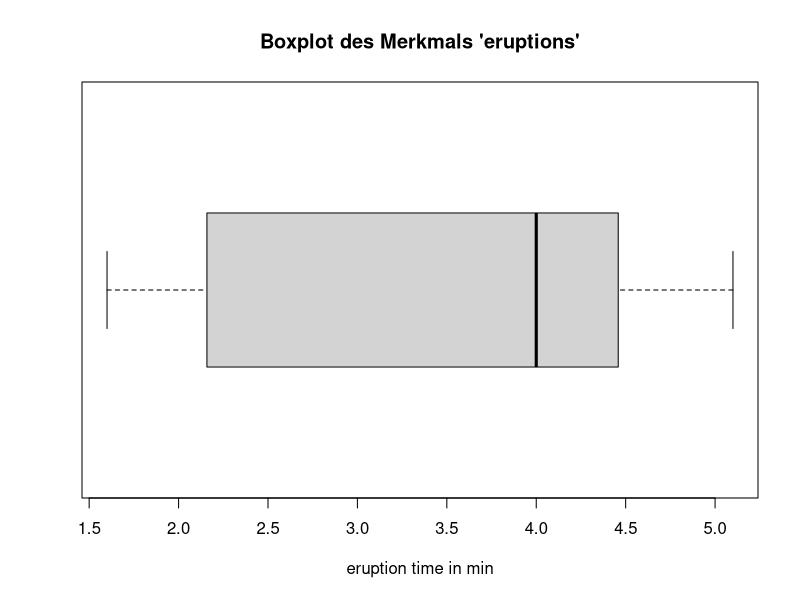
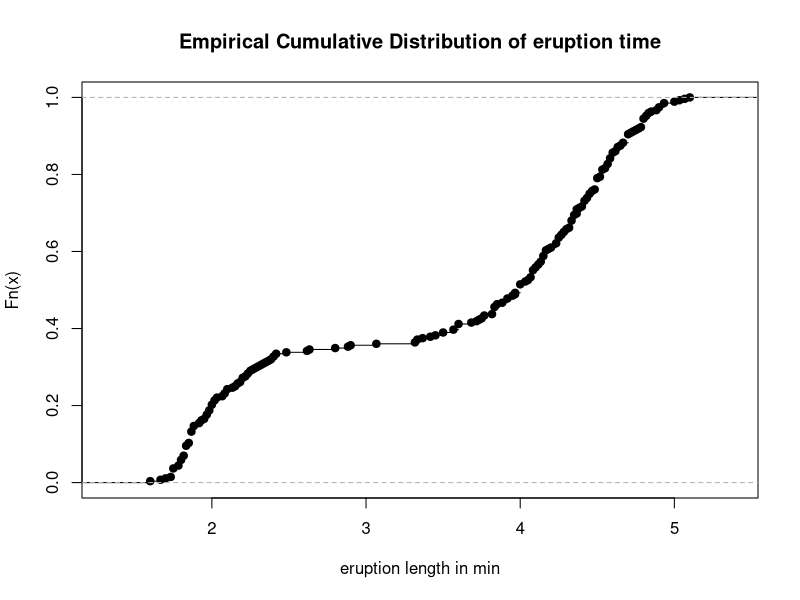
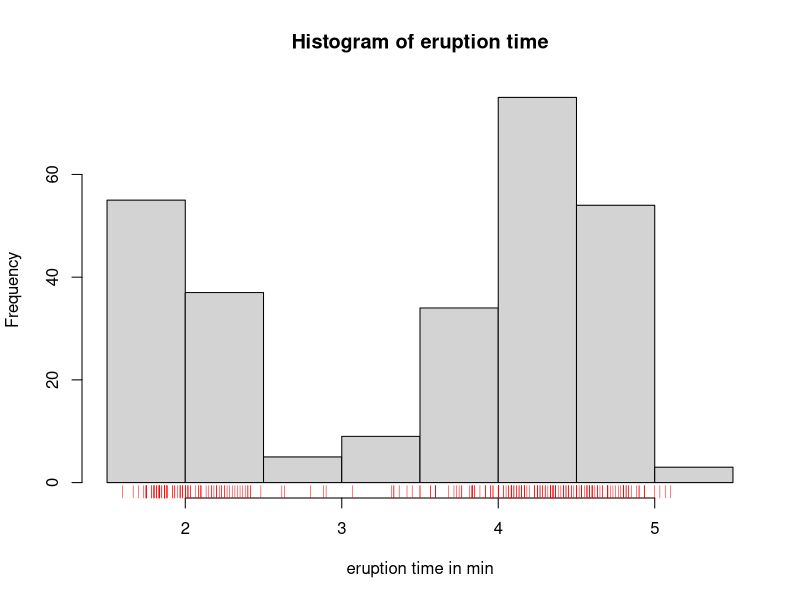

Reproduce these figures in R, in order. (Note: this script raises an error after producing the figures.)
## ---- chunk 1
knitr::opts_chunk$set(error=TRUE,        # Keep compiling upon error
                      collapse=TRUE,     # collapse by default
                      echo=TRUE,         # echo code by default
                      comment = "#>",    # change comment character
                      fig.width = 5,     # set figure width
                      out.width = "50%", # set width of displayed images
                      warning=TRUE,      # show R warnings
                      message=FALSE)     # show R messages
## ---- chunk 2
data("faithful")
summary(faithful$eruptions) # five point summary plus mean

## ---- chunk 3
data("faithful")
boxplot(faithful$eruptions, horizontal = TRUE, main="Boxplot des Merkmals 'eruptions'", xlab="eruption time in min")

# Interpretation
# 1. Die Werte reichen von ca. 1.6 bis ca 5.1 Eruptionen
# Die Verteilung ist linksschief, da die unteren 50 Prozent der Daten über eine größere Spannweite verfgen als die oberen 50 Prozent
# Der Median liegt bei ca 4.0 Minuten
# Die 'whiskers' sind verhältnismäßig kurz, sodass nicht von sehr starken Ausreißern ausgegangen werden kann
# der untere (linke) 'whiskers' ist kürzer als die Darstellung des unteren (linken) Quartils -> Dichte steigt erneut an
## ---- chunk 4
data("faithful")
stem(faithful$eruptions, scale = 2)
# Es ist zu sehen, dass die höchste Dichte in einem Intervall der Breite 0.1 zwischen 1.8 und 1.9 ist.
# Es ist zu erkennen, dass es sich nicht um eine normal linksschiefe Verteilung handelt 
## ---- chunk 5
data("faithful")
plot(ecdf(faithful$eruptions), main="Empirical Cumulative Distribution of eruption time", xlab="eruption length in min")
## ---- chunk 6
data("faithful")
hist(faithful$eruptions,  main="Histogram of eruption time", xlab = "eruption time in min", include.lowest = TRUE)
rug(faithful$eruptions, ticksize = 0.03, side = 1, lwd = 0.5, col = "red", quiet = getOption("warn") < 0)
# In einem Intervall von 0.5 ist die höchste Dichte zwischen 4.0 und 4.5
# Die genaue Verteilung der Werte kann in der Default Einstellung schlechter erkannt werden, als im Stem-Leaf-Plot
# Dies wird durch das Hinzufügen des Rugs ergänzt -> z.B ist z erkennen, dass die Werte innerhalb des Intervalls 4.0 - 4.5 sehr geichmäßig im Intervall 5.0-5.5 jedoch sehr ungleichmäßig verteilt sind.

# Histogramm als Dichteschätzer
histinfo <- hist(faithful$eruptions, freq = FALSE, main="Histogram of eruption time", xlab = "eruption time in min", include.lowest = TRUE, xlim = range(breaks))
rug(faithful$eruptions, ticksize = 0.03, side = 1, lwd = 0.5, col = "red", quiet = getOption("warn") < 0)
lines(density(faithful$eruptions, bw="SJ", kernel = "gaussian"), col=3)

# ähnliches Bild zu stem-leaf-plot: Klassenbreite muss den Abständen der Werte vor | im Stem-Leaf Plot entsprechen
breaks = seq(1.5, 5.5, 0.1)
histinfo <- hist(faithful$eruptions, breaks = breaks, main="Histogram of eruption time", xlab = "eruption time in min", include.lowest = TRUE, xlim = range(breaks))
rug(faithful$eruptions, ticksize = 0.03, side = 1, lwd = 0.5, col = "red", quiet = getOption("warn") < 0)
## ---- chunk 7
data("faithful")
histinfo <- hist(faithful$eruptions,  main="Histogram of eruption time", freq = FALSE, xlab = "eruption time in min", include.lowest = TRUE)
histinfo
h <- 0.5
d <- density(faithful$eruptions, kernel="rectangular", bw=h)
lines(d, col="red")

